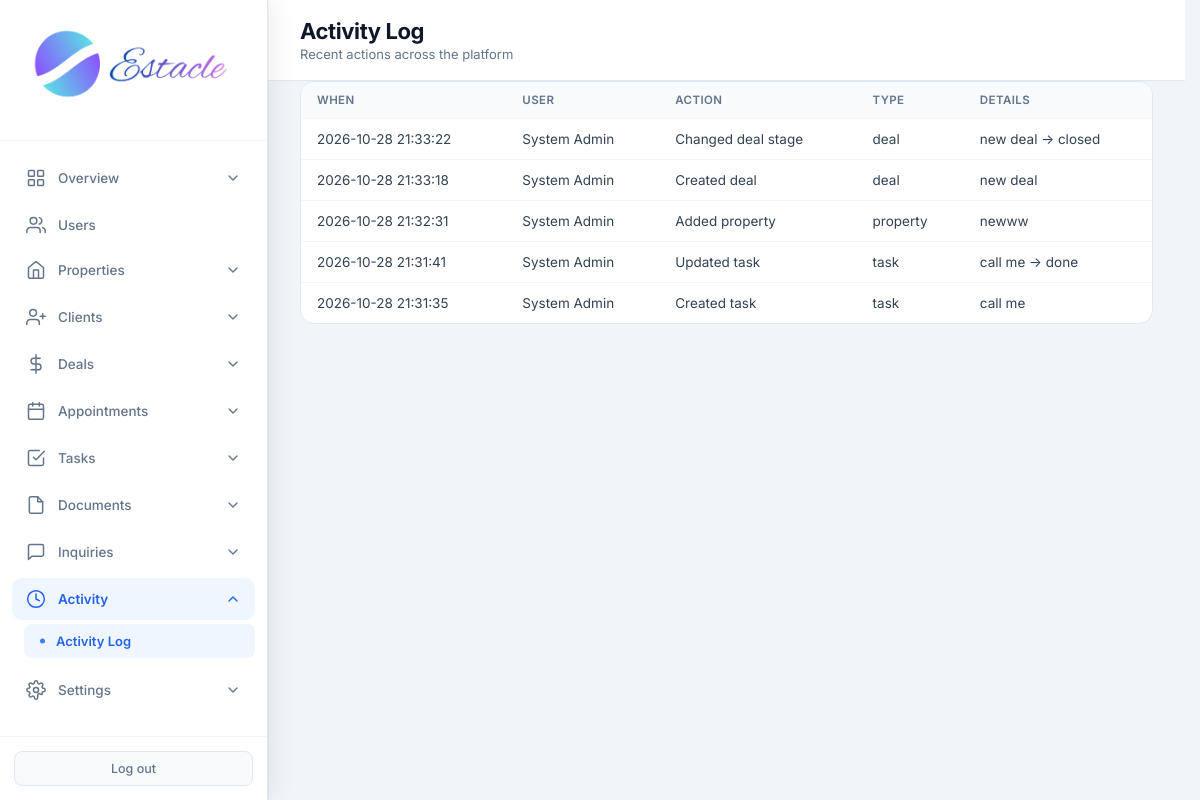
The page /admin/activity (signed in) on the database as committed earlier.
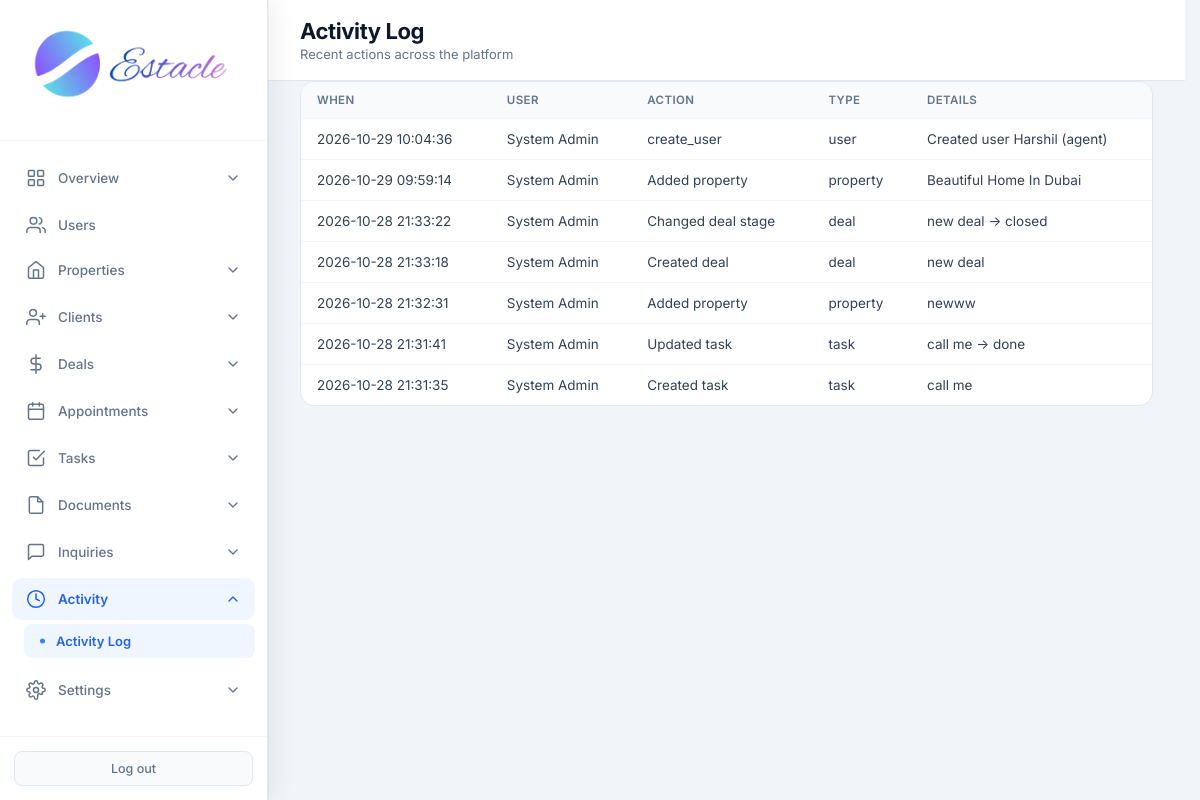
The same page on the database as committed later.
### tables this page shows
CREATE TABLE activity_log (
            id INTEGER PRIMARY KEY AUTOINCREMENT,
            user_id INTEGER,
            action TEXT NOT NULL,
            entity_type TEXT,
            entity_id INTEGER,
            details TEXT,
            created_at TIMESTAMP DEFAULT CURRENT_TIMESTAMP,
            FOREIGN KEY (user_id) REFERENCES users (id)
        );

CREATE TABLE users (
            id INTEGER PRIMARY KEY AUTOINCREMENT,
            email TEXT UNIQUE NOT NULL,
            password TEXT NOT NULL,
            full_name TEXT NOT NULL,
            role TEXT NOT NULL CHECK(role IN ('admin', 'agent', 'customer')),
            phone TEXT,
            created_at TIMESTAMP DEFAULT CURRENT_TIMESTAMP,
            is_active INTEGER DEFAULT 1
        , avatar TEXT, last_seen TIMESTAMP);

### routes/admin.py (the view)
@admin.route('/admin/activity')
@login_required
@role_required('admin')
def admin_activity():
    db = get_db()
    logs = db.execute(
        "SELECT a.*, u.full_name as user_name FROM activity_log a LEFT JOIN users u ON a.user_id = u.id ORDER BY a.created_at DESC LIMIT 100"
    ).fetchall()
    return render_template('admin_activity.html', logs=logs)

### core/db.py (called while the page is built)
def get_db():
    if 'db' not in g:
        g.db = sqlite3.connect(current_app.config['DATABASE'])
        g.db.row_factory = sqlite3.Row
    return g.db

### core/helpers.py (called while the page is built)
def login_required(f):
    @wraps(f)
    def decorated_function(*args, **kwargs):
        if 'user_id' not in session:
            flash('Please log in to access this page.', 'warning')
            return redirect(url_for('auth.login'))
        return f(*args, **kwargs)
    return decorated_function

def role_required(*roles):
    def decorator(f):
        @wraps(f)
        def decorated_function(*args, **kwargs):
            if 'user_id' not in session:
                flash('Please log in to access this page.', 'warning')
                return redirect(url_for('auth.login'))
            if session.get('role') not in roles:
                flash('You do not have permission to access this page.', 'danger')
                return redirect(url_for('auth.role_redirect'))
            return f(*args, **kwargs)
        return decorated_function
    return decorator

### templates/admin_activity.html (shortened to what this page needs)
<!DOCTYPE html>
<html lang="en">
<head>
<link rel="stylesheet" href="{{ url_for('static', filename='css/admin.css') }}">
</head>
<body>
<div class="app-layout">
{% set active = 'activity' %}
{% include 'partials/admin_sidebar.html' %}
<main class="main-content">
<header class="top-bar">
<div><h1 class="page-title">Activity Log</h1><p class="page-subtitle">Recent actions across the platform</p></div>
</header>
<div class="panel full"><div class="table-wrap"><table>
<thead><tr><th>When</th><th>User</th><th>Action</th><th>Type</th><th>Details</th></tr></thead>
<tbody>
{% for a in logs %}
<tr>
<td>{{ a.created_at }}</td>
<td>{{ a.user_name or '—' }}</td>
<td>{{ a.action }}</td>
<td>{{ a.entity_type or '—' }}</td>
<td>{{ a.details or '—' }}</td>
</tr>
{% else %}<tr><td colspan="5" class="empty">No activity yet</td></tr>{% endfor %}
</tbody></table></div></div>
</main>
</div>
</body>
</html>

### templates/partials/admin_sidebar.html (shortened to what this page needs)
<aside class="sidebar" data-shell="admin">
    <div class="sidebar-header">
        <div class="logo">
            <img src="{{ url_for('static', filename='images/logo.png') }}" alt="Estacle" class="sidebar-logo">
        </div>
    </div>
    <nav class="sidebar-nav">
        <div class="nav-dropdown {% if active in ['dashboard', 'analytics', 'search'] %}open has-active{% endif %}">
            <button type="button" class="nav-dropdown-toggle" onclick="this.parentElement.classList.toggle('open')">
                <svg class="nav-icon" viewBox="0 0 24 24"><rect x="3" y="3" width="7" height="7" rx="1"/><rect x="14" y="3" width="7" height="7" rx="1"/><rect x="3" y="14" width="7" height="7" rx="1"/><rect x="14" y="14" width="7" height="7" rx="1"/></svg>
                <span>Overview</span>
                <svg class="chevron" viewBox="0 0 24 24"><polyline points="6 9 12 15 18 9"/></svg>
            </button>
        </div>
        <a href="{{ url_for('admin.admin_users') }}" class="nav-item {% if active in ['users', 'add_user', 'edit_user'] %}active{% endif %}">
            <svg class="nav-icon" viewBox="0 0 24 24"><path d="M17 21v-2a4 4 0 0 0-4-4H5a4 4 0 0 0-4 4v2"/><circle cx="9" cy="7" r="4"/><path d="M23 21v-2a4 4 0 0 0-3-3.87"/><path d="M16 3.13a4 4 0 0 1 0 7.75"/></svg>
            <span>Users</span>
        </a>
        <div class="nav-dropdown {% if active in ['properties', 'add_property', 'property_detail', 'display_properties', 'compare'] %}open has-active{% endif %}">
            <button type="button" class="nav-dropdown-toggle" onclick="this.parentElement.classList.toggle('open')">
                <svg class="nav-icon" viewBox="0 0 24 24"><path d="M3 9l9-7 9 7v11a2 2 0 0 1-2 2H5a2 2 0 0 1-2-2z"/><polyline points="9 22 9 12 15 12 15 22"/></svg>
                <span>Properties</span>
                <svg class="chevron" viewBox="0 0 24 24"><polyline points="6 9 12 15 18 9"/></svg>
            </button>
        </div>
        <div class="nav-dropdown {% if active in ['clients', 'add_client', 'leads', 'add_lead'] %}open has-active{% endif %}">
            <button type="button" class="nav-dropdown-toggle" onclick="this.parentElement.classList.toggle('open')">
                <svg class="nav-icon" viewBox="0 0 24 24"><path d="M16 21v-2a4 4 0 0 0-4-4H5a4 4 0 0 0-4 4v2"/><circle cx="8.5" cy="7" r="4"/><line x1="20" y1="8" x2="20" y2="14"/><line x1="23" y1="11" x2="17" y2="11"/></svg>
                <span>Clients</span>
                <svg class="chevron" viewBox="0 0 24 24"><polyline points="6 9 12 15 18 9"/></svg>
            </button>
        </div>
        <div class="nav-dropdown {% if active in ['deals', 'add_deal'] %}open has-active{% endif %}">
            <button type="button" class="nav-dropdown-toggle" onclick="this.parentElement.classList.toggle('open')">
                <svg class="nav-icon" viewBox="0 0 24 24"><line x1="12" y1="1" x2="12" y2="23"/><path d="M17 5H9.5a3.5 3.5 0 0 0 0 7h5a3.5 3.5 0 0 1 0 7H6"/></svg>
                <span>Deals</span>
                <svg class="chevron" viewBox="0 0 24 24"><polyline points="6 9 12 15 18 9"/></svg>
            </button>
        </div>
        <div class="nav-dropdown {% if active in ['appointments', 'add_appointment'] %}open has-active{% endif %}">
            <button type="button" class="nav-dropdown-toggle" onclick="this.parentElement.classList.toggle('open')">
                <svg class="nav-icon" viewBox="0 0 24 24"><rect x="3" y="4" width="18" height="18" rx="2" ry="2"/><line x1="16" y1="2" x2="16" y2="6"/><line x1="8" y1="2" x2="8" y2="6"/><line x1="3" y1="10" x2="21" y2="10"/></svg>
                <span>Appointments</span>
                <svg class="chevron" viewBox="0 0 24 24"><polyline points="6 9 12 15 18 9"/></svg>
            </button>
        </div>
        <div class="nav-dropdown {% if active in ['tasks', 'add_task'] %}open has-active{% endif %}">
            <button type="button" class="nav-dropdown-toggle" onclick="this.parentElement.classList.toggle('open')">
                <svg class="nav-icon" viewBox="0 0 24 24"><path d="M9 11l3 3L22 4"/><path d="M21 12v7a2 2 0 0 1-2 2H5a2 2 0 0 1-2-2V5a2 2 0 0 1 2-2h11"/></svg>
                <span>Tasks</span>
                <svg class="chevron" viewBox="0 0 24 24"><polyline points="6 9 12 15 18 9"/></svg>
            </button>
        </div>
        <div class="nav-dropdown {% if active in ['documents', 'add_document'] %}open has-active{% endif %}">
            <button type="button" class="nav-dropdown-toggle" onclick="this.parentElement.classList.toggle('open')">
                <svg class="nav-icon" viewBox="0 0 24 24"><path d="M14 2H6a2 2 0 0 0-2 2v16a2 2 0 0 0 2 2h12a2 2 0 0 0 2-2V8z"/><polyline points="14 2 14 8 20 8"/></svg>
                <span>Documents</span>
                <svg class="chevron" viewBox="0 0 24 24"><polyline points="6 9 12 15 18 9"/></svg>
            </button>
        </div>
        <div class="nav-dropdown {% if active == 'inquiries' %}open has-active{% endif %}">
            <button type="button" class="nav-dropdown-toggle" onclick="this.parentElement.classList.toggle('open')">
                <svg class="nav-icon" viewBox="0 0 24 24"><path d="M21 15a2 2 0 0 1-2 2H7l-4 4V5a2 2 0 0 1 2-2h14a2 2 0 0 1 2 2z"/></svg>
                <span>Inquiries</span>
                <svg class="chevron" viewBox="0 0 24 24"><polyline points="6 9 12 15 18 9"/></svg>
            </button>
        </div>
        <div class="nav-dropdown {% if active == 'activity' %}open has-active{% endif %}">
            <button type="button" class="nav-dropdown-toggle" onclick="this.parentElement.classList.toggle('open')">
                <svg class="nav-icon" viewBox="0 0 24 24"><circle cx="12" cy="12" r="10"/><polyline points="12 6 12 12 16 14"/></svg>
                <span>Activity</span>
                <svg class="chevron" viewBox="0 0 24 24"><polyline points="6 9 12 15 18 9"/></svg>
            </button>
            <div class="nav-dropdown-menu">
                <a href="{{ url_for('admin.admin_activity') }}" class="nav-subitem {% if active == 'activity' %}active{% endif %}">Activity Log</a>
            </div>
        </div>
        <div class="nav-dropdown {% if active == 'settings' %}open has-active{% endif %}">
            <button type="button" class="nav-dropdown-toggle" onclick="this.parentElement.classList.toggle('open')">
                <span>Settings</span>
                <svg class="chevron" viewBox="0 0 24 24"><polyline points="6 9 12 15 18 9"/></svg>
            </button>
        </div>
    </nav>
    <div class="sidebar-footer">
        <a href="{{ url_for('auth.logout') }}" class="logout-btn">Log out</a>
    </div>
</aside>

### static/css/admin.css (style rules this page uses)
* { margin: 0; padding: 0; box-sizing: border-box; }
body { font-family: 'Inter', -apple-system, BlinkMacSystemFont, 'Segoe UI', Roboto, sans-serif; background: #f1f5f9; color: #0f172a; min-height: 100vh; }
.app-layout { display: flex; min-height: 100vh; }
.sidebar { width: 268px; background: #ffffff; color: #0f172a; display: flex; flex-direction: column; position: fixed; height: 100vh; z-index: 100; box-shadow: 4px 0 24px rgba(15, 23, 42, 0.08), 1px 0 0 rgba(15, 23, 42, 0.04); border-right: 1px solid #e2e8f0; }
.sidebar-header { padding: 28px 16px 24px; border-bottom: 1px solid #f1f5f9; display: flex; justify-content: center; }
.logo { display: flex; align-items: center; justify-content: center; width: 100%; }
.sidebar-logo { height: 88px; width: auto; max-width: 230px; object-fit: contain; }
.sidebar-nav { flex: 1; padding: 16px 12px; display: flex; flex-direction: column; gap: 3px; overflow-y: auto; }
.nav-item { display: flex; align-items: center; gap: 12px; padding: 11px 14px; border-radius: 10px; color: #64748b; text-decoration: none; font-size: 13.5px; font-weight: 500; transition: all 0.15s ease; }
.nav-icon { width: 20px; height: 20px; flex-shrink: 0; stroke: currentColor; fill: none; stroke-width: 1.8; stroke-linecap: round; stroke-linejoin: round; }
.sidebar-footer { padding: 14px; border-top: 1px solid #f1f5f9; }
.logout-btn { display: block; width: 100%; padding: 9px; text-align: center; background: #f8fafc; color: #64748b; border-radius: 8px; text-decoration: none; font-size: 12.5px; font-weight: 500; transition: all 0.15s ease; border: 1px solid #e2e8f0; }
.main-content { flex: 1; margin-left: 268px; min-height: 100vh; }
.top-bar { background: white; padding: 18px 32px; border-bottom: 1px solid #e2e8f0; display: flex; justify-content: space-between; align-items: center; }
.page-title { font-family: 'Inter', sans-serif; font-size: 22px; font-weight: 700; letter-spacing: -0.4px; color: #0f172a; }
.page-subtitle { font-size: 13px; color: #64748b; margin-top: 2px; font-weight: 400; }
.panel { background: white; border-radius: 14px; border: 1px solid #e2e8f0; overflow: hidden; }
.panel.full { margin: 0 32px 24px; }
.table-wrap { overflow-x: auto; }
table { width: 100%; border-collapse: collapse; font-size: 13.5px; }
th { text-align: left; padding: 11px 16px; background: #f8fafc; color: #64748b; font-weight: 600; font-size: 11.5px; text-transform: uppercase; letter-spacing: 0.4px; }
td { padding: 12px 16px; border-top: 1px solid #f1f5f9; color: #334155; }
.nav-dropdown { margin-bottom: 2px; }
.nav-dropdown-toggle { display: flex; align-items: center; gap: 12px; width: 100%; padding: 11px 14px; border: none; border-radius: 10px; background: transparent; color: #64748b; font-size: 13.5px; font-weight: 500; font-family: inherit; cursor: pointer; transition: all 0.15s ease; text-align: left; }
.nav-dropdown.has-active > .nav-dropdown-toggle { color: #2563eb; background: #eff6ff; font-weight: 600; }
.nav-dropdown-toggle .chevron { width: 16px; height: 16px; margin-left: auto; stroke: currentColor; fill: none; stroke-width: 2; stroke-linecap: round; stroke-linejoin: round; transition: transform 0.2s ease; }
.nav-dropdown.open > .nav-dropdown-toggle .chevron { transform: rotate(180deg); }
.nav-dropdown-menu { display: none; flex-direction: column; padding: 4px 0 6px 12px; gap: 1px; }
.nav-dropdown.open > .nav-dropdown-menu { display: flex; }
.nav-subitem { display: block; padding: 9px 14px 9px 32px; border-radius: 8px; color: #64748b; text-decoration: none; font-size: 13px; font-weight: 500; transition: all 0.15s ease; position: relative; }
.nav-subitem::before { content: ''; position: absolute; left: 16px; top: 50%; transform: translateY(-50%); width: 5px; height: 5px; border-radius: 50%; background: #cbd5e1; }
.nav-subitem.active { background: #eff6ff; color: #2563eb; font-weight: 600; }
.nav-subitem.active::before { background: #3b82f6; }
html { scrollbar-gutter: stable; }
.app-layout > :not(.sidebar):not(script):not(style) { animation: estacle-page-in 200ms cubic-bezier(0.22, 0.61, 0.36, 1) backwards; }

Rows that differ between the two databases and show on the page:
added activity_log: created_at "2026-10-29 10:04:36", full_name "System Admin", action "create_user", entity_type "user", details "Created user Harshil (agent)"
added activity_log: created_at "2026-10-29 09:59:14", full_name "System Admin", action "Added property", entity_type "property", details "Beautiful Home In Dubai"
